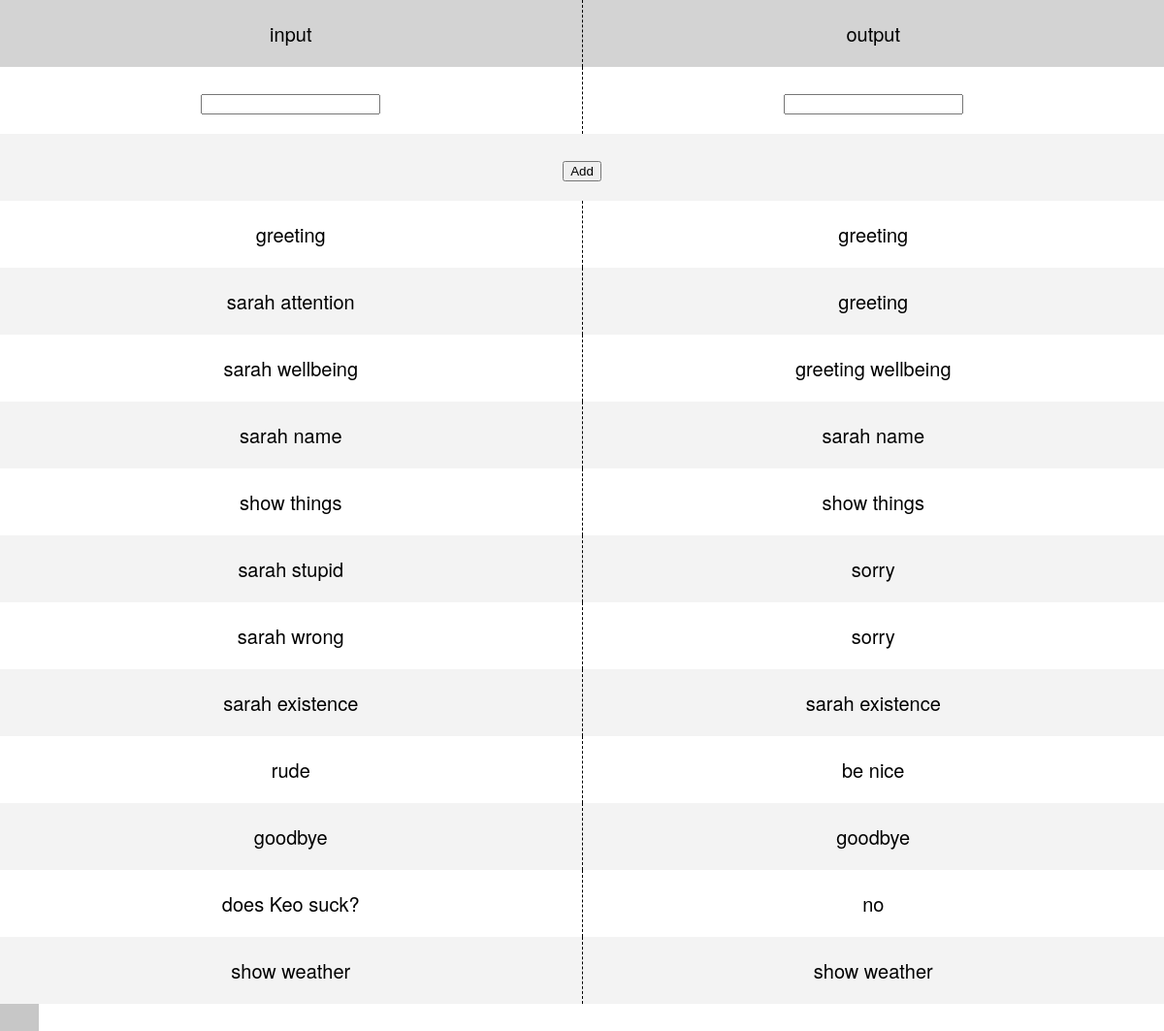
The app's page /GUI/site/index.php with its own data.
### tables this page shows
CREATE TABLE `immediateResponse` (
  `id` int(10) UNSIGNED NOT NULL,
  `created_at` datetime NOT NULL,
  `updated_at` timestamp NOT NULL DEFAULT CURRENT_TIMESTAMP ON UPDATE CURRENT_TIMESTAMP,
  `input` varchar(255) NOT NULL,
  `output` varchar(255) NOT NULL
);

### GUI/site/index.php (the view, shortened to what this page needs)
<?php
	global $dbk;
	$query = $dbk->prepare("SELECT * FROM immediateResponse");
	$query->execute();
	$pairs = $query->fetchAll();
	$query = $dbk->prepare("SELECT * FROM inputAlias");
	$query->execute();
	$inputAlias = $query->fetchAll();
?>
<!DOCTYPE HTML>
<html lang="en">
<head>
<link rel="stylesheet" href="//cdn.rawgit.com/necolas/normalize.css/master/normalize.css">
<link rel="stylesheet" href="//cdn.rawgit.com/milligram/milligram/master/dist/milligram.min.css">
<link rel="stylesheet" type="text/css" href="assets/css/main.css">
</head>
<body>
		<div id="input-alias">
			<h1>Input</h1>
			<a href="" class="close">__close</a>
			<ul>
				<?php
					foreach($inputAlias as $inputAlias) {
						echo "<li data-input='{$inputAlias["input"]}'>{$inputAlias['alias']}</li>";
					}
				?>
			</ul>
		</div>
		<table id="direct-response">
			<tr>
				<th>input</th>
				<th>output</th>
			</tr>
			<tr>
				<td><input type="text" id="inputAdd"></td>
				<td><input type="text" id="outputAdd"></td>
			</tr>
			<tr>
				<td colspan="2"><button id="directResponseAddBtn">Add</button></td>
			</tr>
		<?php
			foreach($pairs as $pair) {
				echo "<tr>";
					echo "<td><a href='' class='input'>{$pair['input']}</a></td>";
					echo "<td><a href='' class='output'>{$pair['output']}</a></td>";
				echo "</tr>";
			}
		?>
		</table>
</body>
</html>

### GUI/site/assets/css/main.css (style rules this page uses)
html,body,div,span,applet,object,iframe,h1,h2,h3,h4,h5,h6,p,blockquote,pre,a,abbr,acronym,address,big,cite,code,del,dfn,em,img,ins,kbd,q,s,samp,small,strike,strong,sub,sup,tt,var,b,u,i,center,dl,dt,dd,ol,ul,li,fieldset,form,label,legend,table,caption,tbody,tfoot,thead,tr,th,td,article,aside,canvas,details,embed,figure,figcaption,footer,header,hgroup,menu,nav,output,ruby,section,summary,time,mark,audio,video { margin:0;padding:0;border:0;font-size:100%;font:inherit;vertical-align:baseline }
body { line-height:1 }
ol,ul { list-style:none }
table { border-collapse:collapse;border-spacing:0 }
a { text-decoration:none;color:pink }
html { font-size:62.5%;min-width:320px;overflow-x:hidden }
h1 { font-size:20px;font-size:2rem }
body { font-family:"Helvetica Neue",Helvetica,Arial,sans-serif;text-size-adjust:none;-webkit-text-size-adjust:none;line-height:normal }
table#direct-response { width:100%;float:left;text-align:center;font-size:20px;position:relative;left:0;transition:all .4s }
table#direct-response tr { background:#f3f3f3 }
table#direct-response tr:nth-child(even) { background:#ffffff }
table#direct-response tr:first-child { background:#d3d3d3 }
table#direct-response td,table#direct-response th { padding:20px;text-align:center;border-right:1px black dashed }
table#direct-response td a,table#direct-response th a { color:black }
table#direct-response td:last-child,table#direct-response th:last-child { border-right:0;padding-right:20px }
table#direct-response td:first-child,table#direct-response th:first-child { padding-left:20px }
#input-alias,#output-alias { width:50%;float:left;position:fixed;transition:all .4s;padding:20px;background:#c7c7c7;height:100%;overflow:auto }
#input-alias h1,#output-alias h1 { font-size:30px;margin-bottom:20px }
#input-alias ul li,#output-alias ul li { font-size:16px;margin-bottom:15px }
#input-alias .close,#output-alias .close { position:absolute;top:20px;right:20px;color:white }
#input-alias { left:-50% }

### records on screen
immediateresponse: input "greeting", output "greeting"
immediateresponse: input "sarah attention", output "greeting"
immediateresponse: input "sarah wellbeing", output "greeting wellbeing"
immediateresponse: input "sarah name", output "sarah name"
immediateresponse: input "show things", output "show things"
immediateresponse: input "sarah stupid", output "sorry"
immediateresponse: input "sarah wrong", output "sorry"
immediateresponse: input "sarah existence", output "sarah existence"
immediateresponse: input "rude", output "be nice"
immediateresponse: input "goodbye", output "goodbye"
immediateresponse: input "does Keo suck?", output "no"
immediateresponse: input "show weather", output "show weather"
